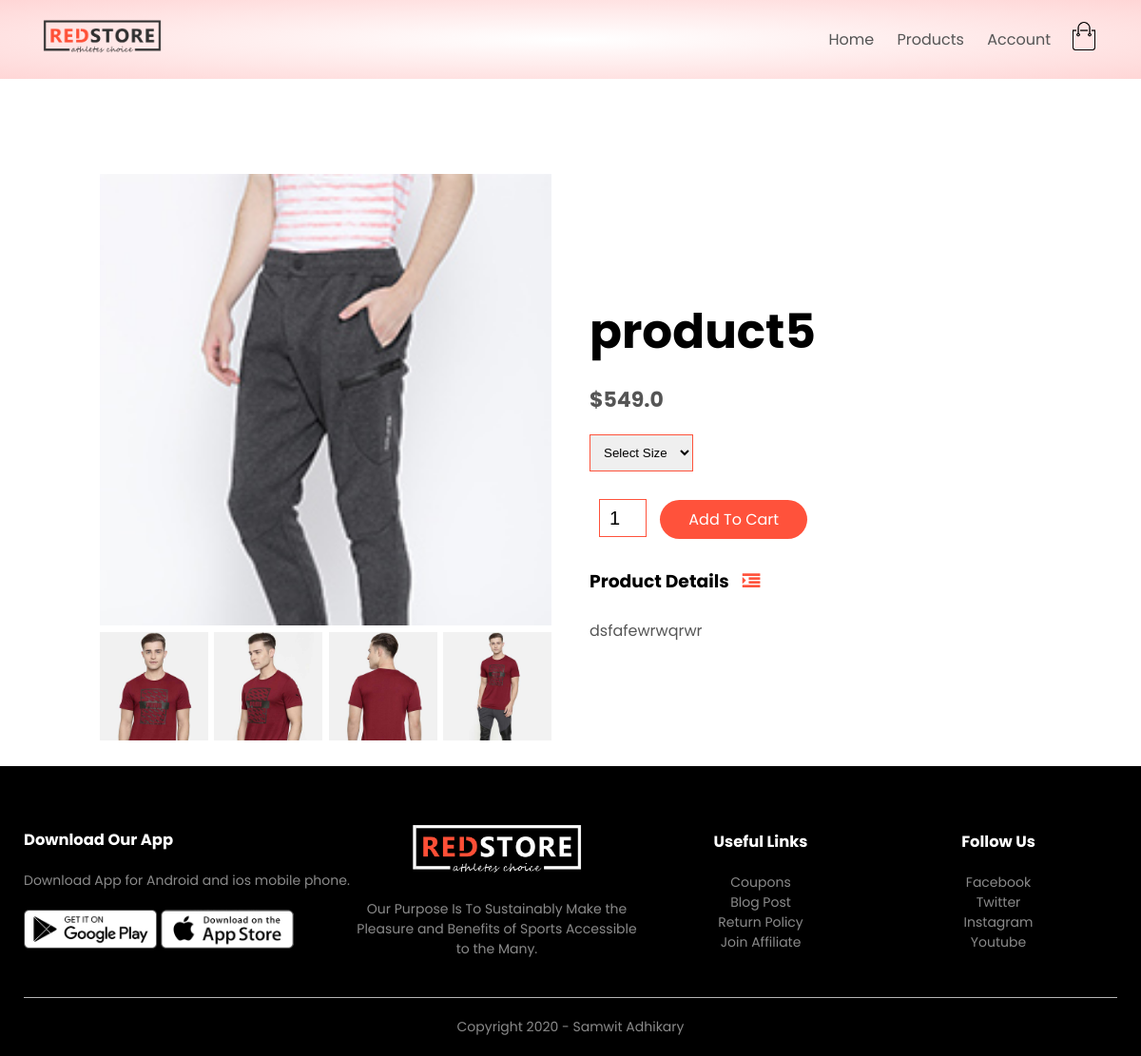
The page /product_details/5 on the database its author committed.
### Products/models.py (models this page shows, shortened)
class Product(models.Model):
    LIVE = 1
    DELETE = 0
    DELETE_CHOICES = ((LIVE, 'Live'), (DELETE, 'Delete'))
    title = models.CharField(max_length = 200)
    price = models.FloatField()
    description = models.TextField()
    image = models.ImageField(upload_to='media/')
    priority = models.IntegerField(default = 0)
    delete_status = models.IntegerField(choices = DELETE_CHOICES, default = LIVE)
    created_at = models.DateTimeField(auto_now_add = True)
    updated_at = models.DateTimeField(auto_now = True)

### Products/views.py (the view)
# urls.py: path('product_details/<pk>', views.product_details, name = 'product_details'),
def product_details(request, pk):
    product=Product.objects.get(pk=pk)
    return render(request, 'product_details.html', {'product' : product})

### templates/product_details.html
{% extends 'blank_layout.html' %}
{% block product_details %}
{% include 'product_description.html' %}
{% endblock product_details %}

### templates/product_description.html (shortened to what this page needs)
{% load static %}
<div class="small-container single-product">
    <div class="row">
        <div class="col-2">
            <img src="{{ product.image.url }}" width="100%" id="ProductImg">
            <div class="small-img-row">
                <div class="small-img-col">
                    <img src="{% static 'images/gallery-1.jpg' %}" width="100%" class="small-img">
                </div>
                <div class="small-img-col">
                    <img src="{% static 'images/gallery-2.jpg' %}" width="100%" class="small-img">
                </div>
                <div class="small-img-col">
                    <img src="{% static 'images/gallery-3.jpg' %}" width="100%" class="small-img">
                </div>
                <div class="small-img-col">
                    <img src="{% static 'images/gallery-4.jpg' %}" width="100%" class="small-img">
                </div>
            </div>
        </div>
        <div class="col-2">
            <h1>{{ product.title }}</h1>
            <h4>${{ product.price }}</h4>
            <select>
                <option>Select Size</option>
            </select>
            <input type="number" value="1">
            <a href="" class="btn">Add To Cart</a>
            <h3>Product Details <i class="fa fa-indent"></i></h3>
            <br>
            <p>{{ product.description }}</p>
        </div>
    </div>
</div>

### static/css/style.css (style rules this page uses)
* { margin: 0; padding: 0; box-sizing: border-box; }
body { font-family: 'Poppins', sans-serif; }
a { text-decoration: none; color: #555; }
p { color: #555; }
.row { display: flex; align-items: center; flex-wrap: wrap; justify-content: space-around; }
.col-2 { flex-basis: 50%; min-width: 300px; }
.col-2 img { max-width: 100%; padding: 50px 0; }
.col-2 h1 { font-size: 50px; line-height: 60px; margin: 25px 0; }
.btn { display: inline-block; background: #ff523b; color: white; padding: 8px 30px; margin: 30px 0; border-radius: 30px; transition: background 0.5s; }
.small-container { max-width: 1080px; margin: auto; padding-left: 25px; padding-right: 25px; }
h4 { color: #555; font-weight: normal; }
select { border: 1px solid #ff523b; padding: 5px; }
.single-product { margin-top: 80px; }
.single-product .col-2 img { padding: 0; }
.single-product .col-2 { padding: 20px; }
.single-product h4 { margin: 20px 0; font-size: 22px; font-weight: bold; }
.single-product select { display: block; padding: 10px; margin-top: 20px; }
.single-product input { width: 50px; height: 40px; padding-left: 10px; font-size: 20px; margin-left: 10px; border: 1px solid #ff523b; margin-right: 10px; }
.single-product .fa { color: #ff523b; margin-left: 10px; }
.small-img-row { display: flex; justify-content: space-between; }
.small-img-col { flex-basis: 24%; cursor: pointer; }

### rows shown on the page
Product: image (picture), title "product5", price "549.0", description "dsfafewrwqrwr"
